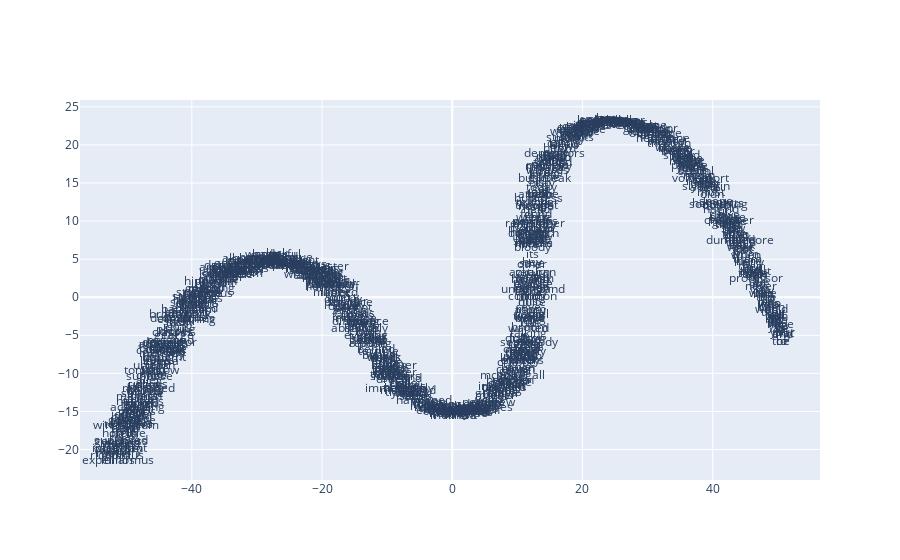

Notebook cell for this chart:
### Code cell
from sklearn.decomposition import IncrementalPCA    # inital reduction
from sklearn.manifold import TSNE                   # final reduction
import numpy as np                                  # array handling


def reduce_dimensions(model):
    num_dimensions = 2  # final num dimensions (2D, 3D, etc)

    vectors = [] # positions in vector space
    labels = [] # keep track of words to label our data again later
    for word in model.wv.vocab:
        vectors.append(model.wv[word])
        labels.append(word)

    # convert both lists into numpy vectors for reduction
    vectors = np.asarray(vectors)
    labels = np.asarray(labels)

    # reduce using t-SNE
    vectors = np.asarray(vectors)
    tsne = TSNE(n_components=num_dimensions, random_state=0)
    vectors = tsne.fit_transform(vectors)

    x_vals = [v[0] for v in vectors]
    y_vals = [v[1] for v in vectors]
    return x_vals, y_vals, labels


x_vals, y_vals, labels = reduce_dimensions(model)

def plot_with_plotly(x_vals, y_vals, labels, plot_in_notebook=True):
    from plotly.offline import init_notebook_mode, iplot, plot
    import plotly.graph_objs as go

    trace = go.Scatter(x=x_vals, y=y_vals, mode='text', text=labels)
    data = [trace]

    if plot_in_notebook:
        init_notebook_mode(connected=True)
        iplot(data, filename='word-embedding-plot')
    else:
        plot(data, filename='word-embedding-plot.html')


def plot_with_matplotlib(x_vals, y_vals, labels):
    import matplotlib.pyplot as plt
    import random

    random.seed(0)

    plt.figure(figsize=(12, 12))
    plt.scatter(x_vals, y_vals)

    #
    # Label randomly subsampled 25 data points
    #
    indices = list(range(len(labels)))
    selected_indices = random.sample(indices, 25)
    for i in selected_indices:
        plt.annotate(labels[i], (x_vals[i], y_vals[i]))

try:
    get_ipython()
except Exception:
    plot_function = plot_with_matplotlib
else:
    plot_function = plot_with_plotly

plot_function(x_vals, y_vals, labels)

### Figure 1 — Plotly figure (JSON) as saved in the notebook; plotly's stock layout.template omitted (floating-point values rounded to 4 significant figures; data arrays with more than 128 entries replaced by an {"elided": "..."} marker saying what was removed)
{"data": [{"mode": "text", "text": {"elided": "781 str values"}, "type": "scatter", "x": {"elided": "781 float values"}, "y": {"elided": "781 float values"}}], "layout": {}}
